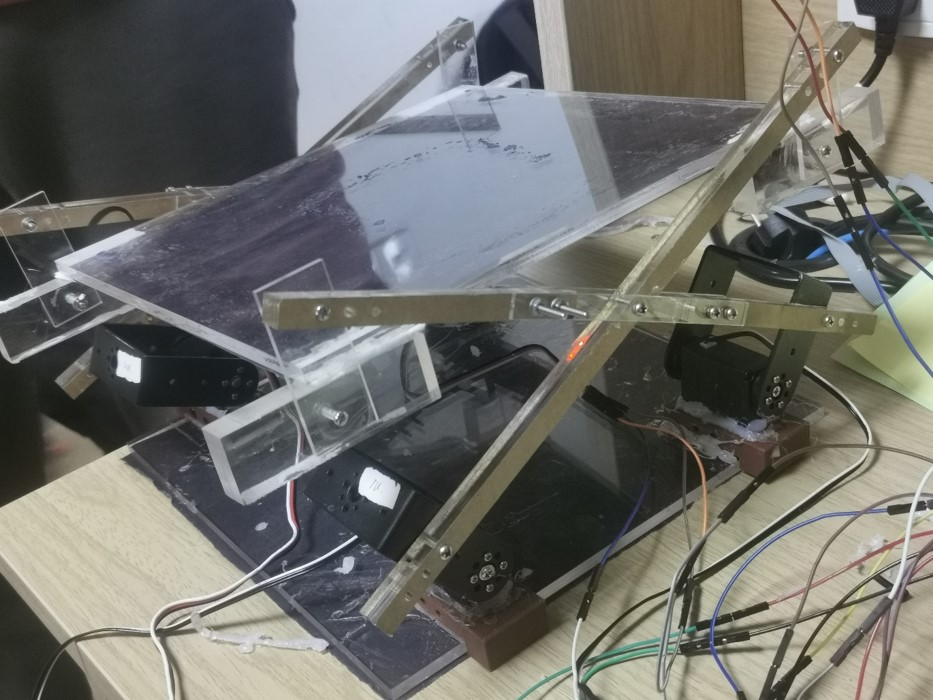
#> input picture data/2.jpg, 933 x 700 px, given in place of the camera
$ python cv_lock_1227.py   (older library calls are emulated)
#> lines starting #> are read from the running program, lines starting #| are printed output that depends on the picture; after the words box and inside, x2 and y2 are one past the last pixel; in counts of white or black regions, pixels touching at a corner belong together
import numpy as np
import cv2
import matplotlib.pyplot as plt
import imutils
import serial
import time
from scipy import interpolate


# [6 lines of commented-out code are left out]
cap = cv2.VideoCapture(1)#打开USB摄像头
cap.set(10,cap.get(10)-20)
cap.set(11,125)
board = [50, 442, 63, 457]
kernel = np.ones((5, 5), np.uint8)  # 卷积核
X = [3]
Z = [3]
h = 65.5
ser = serial.Serial()
ser.baudrate = 115200
ser.port = 'COM6'
print(ser)
ser.open()
print(ser.is_open)
z = 33
flag = 0
point = 0
check = 0
if (cap.isOpened()):  # 视频打开成功
    flag = 1
else:
    flag = 0
num = 0
PTS = []
MIDX = 0
MIDY = 0
WARPED = 0
ground_r = 25
r_list = []
bounce = 0

DIM=(640, 480)
K=np.array([[364.3073757627725, 0.0, 300.3725403625572], [0.0, 364.398742267465, 226.1662111647935], [0.0, 0.0, 1.0]])
D=np.array([[0.009071582169233611], [-0.12615190177005284], [0.19432095862174534], [-0.1119595657100262]])
def CalculateZ(r):
    H =  h/((r/ground_r)+1)
    return H


# [44 lines left out: functions undistort_, order_points, perTran, not called in this run]

print(flag)
if (flag):
    while (True):
        if len(r_list)>10000:
            r_list = []
        bounce = 0
        now =  time.time()
        ret, frame = cap.read()  # 读取一帧
#> frame is the input picture: shape (700, 933, 3); mean B, G, R 105.8, 110.6, 110.3
        frame = frame[board[0]:board[1], board[2]:board[3]]
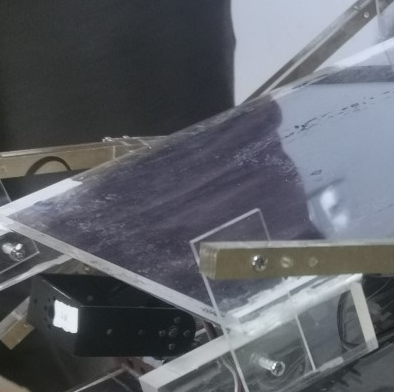
#> frame: shape (392, 394, 3); mean B, G, R 105, 98.4, 95.3
        #frame = cv2.resize(frame,None,fx=0.75, fy=0.75, interpolation = cv2.INTER_CUBIC)

        #frame = undistort_(frame)
        # print("now")
        GrayImage=cv2.cvtColor(frame,cv2.COLOR_BGR2GRAY)
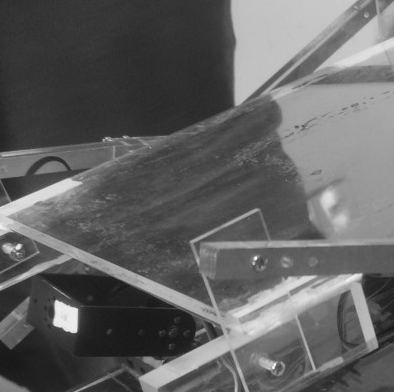
#> GrayImage: shape (392, 394); min 21, max 255, mean 98.2
        GrayImage= cv2.medianBlur(GrayImage,3)
        #GrayImage = cv2.cv2.bilateralFilter(gray, 11, 17, 17)
        #cv2.imshow('t',GrayImage)
        #cv2.waitKey(5)

        image = frame
        output = image.copy()
        # 转换成灰度图像
        gray = cv2.cvtColor(image, cv2.COLOR_BGR2GRAY)
        # 双边滤波器能够做到平滑去噪的同时还能够很好的保存边缘
        gray = cv2.bilateralFilter(gray, 11, 17, 17)
        # 检测边缘

        edged = cv2.Canny(gray, 50, 200)
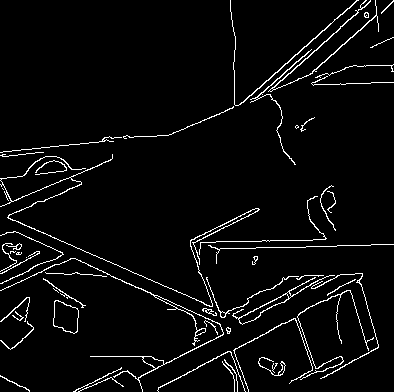
#> edged: shape (392, 394); 4.2% white in thin lines or dots
        cv2.imshow('Canny', edged)
        # 查找轮廓
        cnts = cv2.findContours(edged.copy(), cv2.RETR_TREE, cv2.CHAIN_APPROX_SIMPLE)
#> cnts = 74 contours, 49 with area under 20; largest, box (x1, y1, x2, y2) and area: (53, 300, 79, 334) 614, (53, 300, 79, 334) 600, (232, 275, 335, 325) 404, (238, 293, 289, 325) 321, (0, 258, 224, 392) 302
        cnts = imutils.grab_contours(cnts)
        # 获取前3个最大的轮廓
        #print(cnts)
        cnts = sorted(cnts, key=cv2.contourArea, reverse=True)[:3]
#> cnts = 3 contours; box (x1, y1, x2, y2) and area: (53, 300, 79, 334) 614, (53, 300, 79, 334) 600, (232, 275, 335, 325) 404

        screenCnt = None
        check = 1
        if check:
            for c in cnts:
                # 轮廓周长
                peri = cv2.arcLength(c, True)
                # print('arcLength : {:.3f}'.format(peri))
                # approxPolyDP主要功能是把一个连续光滑曲线折线化，对图像轮廓点进行多边形拟合。
                # 近似轮廓的多边形曲线， 近似精度为轮廓周长的1.5%
                approx = cv2.approxPolyDP(c, 0.015 * peri, True)
                # 矩形边框具有4个点， 将其他的剔除
                if len(approx) == 4:
                    screenCnt = approx
                    break
#> this loop made 3 passes
#> peri on passes 1 to 3: 103.7, 101.4, 346.5
                # print(screenCnt)
            # 绘制轮廓矩形边框
            if screenCnt is not None and peri>1000:
                #print(screenCnt)
                pts = screenCnt.reshape(4, 2)
                PTS =pts

                warped = perTran(output, pts)
                warped_G = perTran(GrayImage, pts)
                WARPED = 1
                #print(pts)
                cv2.drawContours(image, [screenCnt], -1, (0, 255, 0), 3)
                warped_G2 = cv2.resize(warped_G,dsize = (300,300))
                cv2.imshow('cor',warped_G2)
                cv2.waitKey(5)


        circles = cv2.HoughCircles(GrayImage,cv2.HOUGH_GRADIENT,1,300,param1=55,param2=50,minRadius=20,maxRadius=60)
#> circles = None
        # [4 lines of commented-out code are left out]

        if circles is not None:

            circles = circles[0, :, :]
            circles = np.uint16(np.around(circles))
            if len(PTS)>0:
                # [4 lines of commented-out code are left out]
                MIDX = (PTS[0][0]+PTS[2][0])/2
                MIDY = (PTS[0][1]+PTS[2][1])/2

            for i in circles[:1]:
            # draw the outer circle
               cv2.circle(frame, (i[0], i[1]), i[2], (0, 255, 0), 2)
               r_list.append(i[2])
               s_r_list = sorted(r_list)
               ground_r = np.mean(s_r_list[:3])
               #print(s_r_list[:3])
               #print(i[2])
               if len(r_list)>1:
                   if(r_list[-1]< r_list[-2]):
                       bounce = 1
                   # [17 lines of commented-out code are left out]
               cv2.circle(frame, (int(MIDX), int(MIDY)), 5, (255, 0, 0), cv2.FILLED)
            # draw the center of the circle
               cv2.circle(frame, (i[0], i[1]), 2, (0, 255, 0), 3)

               text = 'dx='+ str(i[0]-MIDX) + ' dy=' + str(i[1]-MIDY)
               text2 = 'mx='+ str(MIDX) + ' my=' + str(MIDY)
               text3 = 'bx=' + str(i[0]) + ' by=' + str(i[1])
               cv2.putText(frame, text, (50, 100), cv2.FONT_HERSHEY_COMPLEX, 1, (0, 0, 255), 2)
               cv2.putText(frame, text2, (50, 70), cv2.FONT_HERSHEY_COMPLEX, 1, (0, 0, 255), 2)
               cv2.putText(frame, text3, (50, 30), cv2.FONT_HERSHEY_COMPLEX, 1, (0, 0, 255), 2)
               #ser.write(str(i[0]).encode())
               st = str(i[0])
               #print('r1:',st)
               st2 = str(i[1])
               stz = str(i[2])
               stMX = str(int(MIDX))
               stMY = str(int(MIDY))
               ser.write(st.encode())
               ser.write('S'.encode())
               ser.write(st2.encode())
               ser.write('T'.encode())
               ser.write(stz.encode())
               ser.write('Z'.encode())


               dr = np.int16(z -np.int16(i[2]))
               ds = 0
               if dr<0:
                   ds = 2
               if dr>0:
                   ds = 1


               #print(i[0],i[1],i[2],dr,ds)
               z = i[2]
               dr = str(bounce)
               ser.write(dr.encode())
               ser.write('D'.encode())

               ser.write(stMX.encode())
               ser.write('X'.encode())
               ser.write(stMY.encode())
               ser.write('Y'.encode())

            cv2.imshow('detected circles',frame)
        # print(ground_r,bounce)
        print('time:', time.time() - now)
        cv2.imshow('video',frame)
        if cv2.waitKey(20)==ord("q"):
#> (key q is pressed here)
            break


cv2.waitKey(0)
cv2.destroyAllWindows()

# [4 lines left out: function CalculateZ, not called in this run]

$ run again, on data/1.png
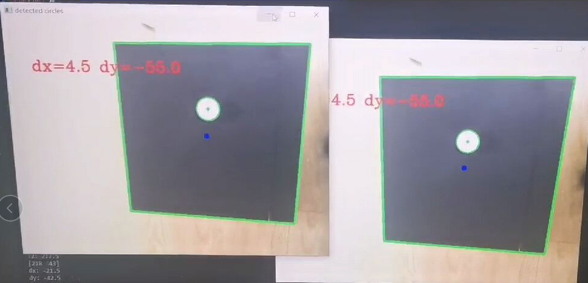
#> input picture data/1.png, 588 x 283 px, given in place of the camera
#> frame is the input picture: shape (283, 588, 3); mean B, G, R 160.4, 155.2, 159.1
#> frame: shape (233, 394, 3)
#> `GrayImage=cv2.cvtColor(frame,cv2.COLOR_BGR2GRAY)`:
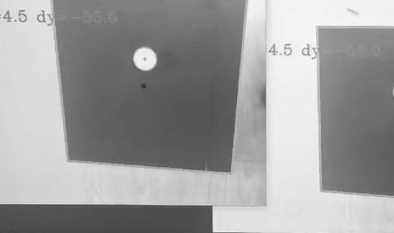
#> GrayImage: shape (233, 394); min 53, max 250, mean 158.5
#> `edged = cv2.Canny(gray, 50, 200)`:
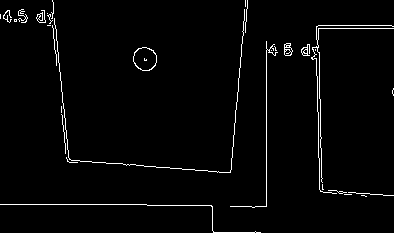
#> edged: shape (233, 394); 2.3% white in thin lines or dots
#> `cnts = cv2.findContours(edged.copy(), cv2.RETR_TREE, cv2.CHAIN_APPROX_..`: cnts = 48 contours, 42 with area under 20; largest, box (x1, y1, x2, y2) and area: (133, 47, 157, 71) 424, (133, 47, 157, 71) 404, (284, 43, 293, 56) 78, (301, 44, 310, 56) 45, (36, 10, 46, 23) 32, (284, 49, 292, 56) 30
#> `cnts = sorted(cnts, key=cv2.contourArea, reverse=True)[:3]`: cnts = 3 contours; box (x1, y1, x2, y2) and area: (133, 47, 157, 71) 424, (133, 47, 157, 71) 404, (284, 43, 293, 56) 78
#> the loop `for c in cnts:` made 3 passes
#> peri on passes 1 to 3: 77.36, 75.01, 37.31
#> circles = None
